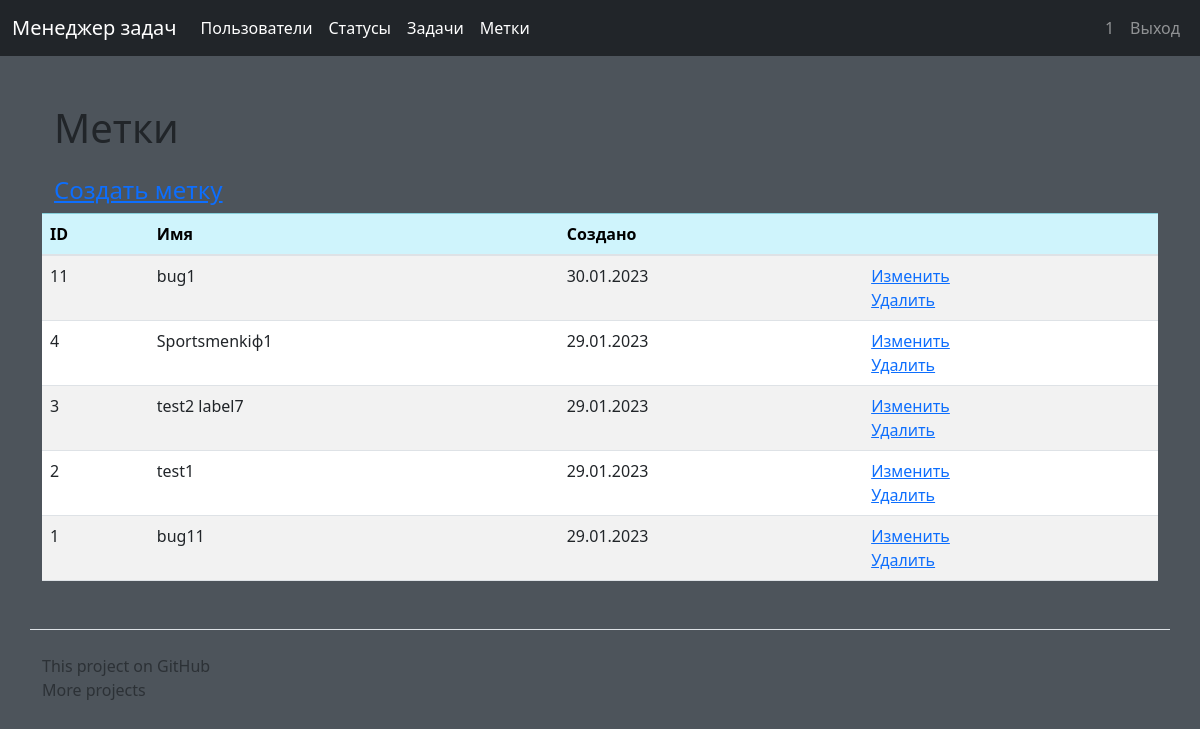
Before: /labels/ (signed in) with the older database file.
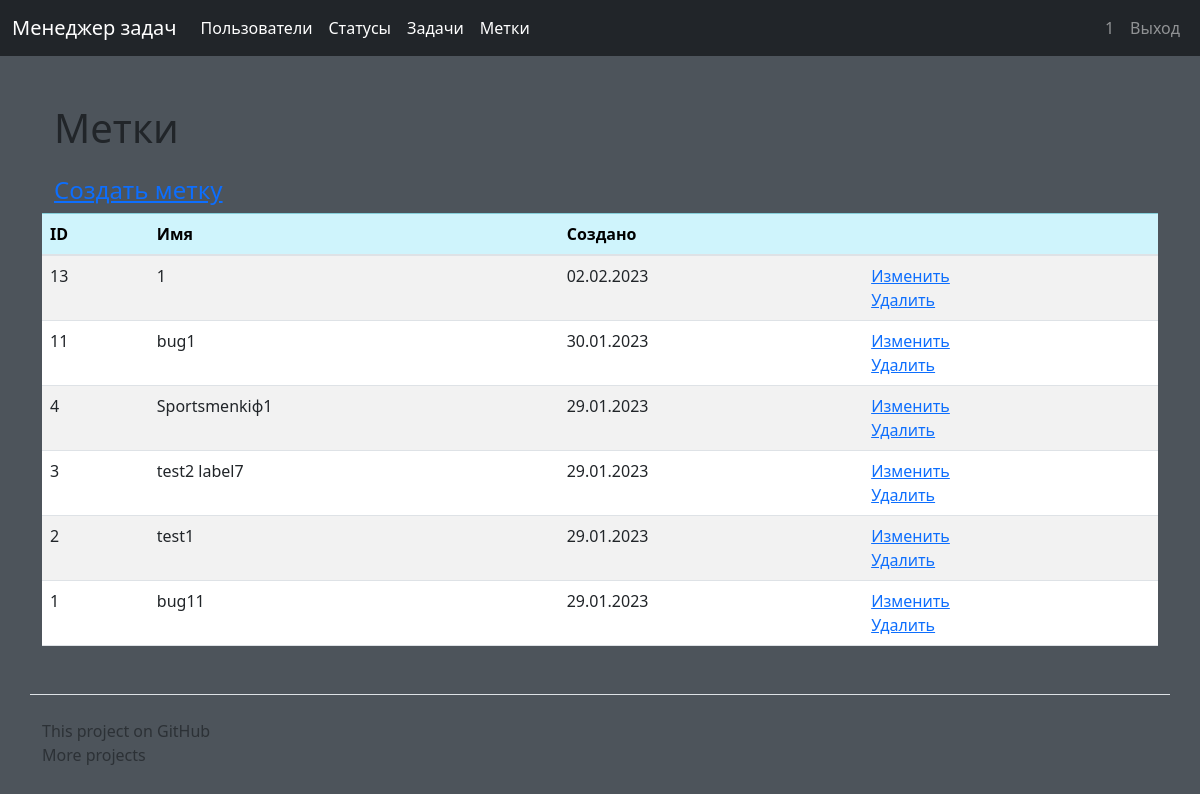
After: the same page with the newer database file.
### labels/models.py (models this page shows, shortened)
class Labels(models.Model):
    name = models.CharField(max_length=250, unique=True, verbose_name=_('Label name'))
    created_at = models.DateTimeField(auto_now_add=True)
    update_at = models.DateTimeField(auto_now=True)
    class Meta:
        verbose_name = _("=Label=")
        verbose_name_plural = _("=Labels=")
        ordering = ['-created_at']

### labels/views.py (the view)
# urls.py: path('', LabelsListView.as_view(), name='labels'),
class LabelsListView(LabelsMixin, ListView):  # modelname_list.html.
    extra_context = {'title': _('Labels'), 'btn': _('Create label'), 'btn_update': _('Update'),
                     'btn_delete': _('Delete'), 'btn_create': _('Create label')}
    context_object_name = 'labels'

### task_manager/templates/labels/labels_list.html (shortened to what this page needs)
{% extends 'base.html' %}
{% load bootstrap4 %}
{% load i18n %}
    {% block content %}
    <div class="container wrapper flex-grow-1">
        <h1 class="my-4">{{ title }}</h1>
        <h4><a href="{% url 'create_label' %}"> {{ btn_create }}</a> </h4>
    </div>
    <table class="table table-striped ">
        <thead>
        <tr class="table-info">
            <th scope="col">ID</th>
            <th scope="col">{% translate 'Name' %}</th>
            <th scope="col">{% trans 'Created at' %}</th>
            <th></th>
        </tr>
        </thead>
        <tbody>
        {% for label in labels %}
        <tr>
            <td>{{label.id}}</td>
            <td>{{label.name}}</td>
            <td>{{label.created_at|date:"d.m.Y"}}</td>
            <td>
                <a href="{% url 'update_label' label.pk %}">{{btn_update}}</a>
                <br>
                <a href="{% url 'delete_label' label.pk %}">{{btn_delete}}</a>
            </td>
        </tr>
        {% endfor %}
        </tbody>
    </table>
    {% endblock %}

Changed rows visible on the page:
added Labels: id "13", name "1", created_at "02.02.2023", btn_update "Изменить", btn_delete "Удалить"
